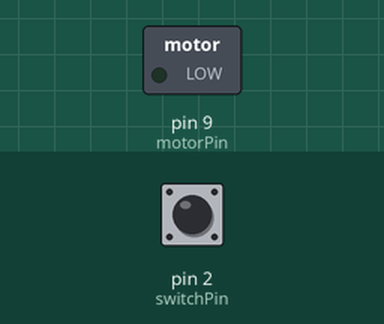
Simulated run of this sketch. Board: Arduino Uno, built with avr-gcc and run on an emulated ATmega328P. Shown: switched loads named in the sketch (green lamp = pin HIGH). The test bench sets the inputs (shaded band); at power-on: pin 2 (switchPin) LOW.

Above: at 1.2 s.
1.3 s: pin 2 (switchPin) pulled HIGH for 0.15 s
At 1.37 s:
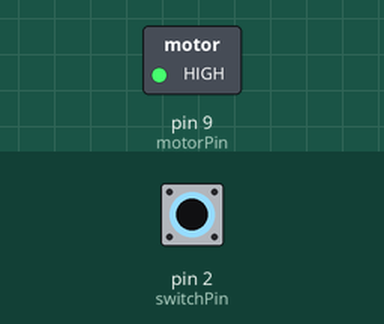
2.9 s: pin 2 (switchPin) pulled HIGH for 3.2 s
At 7.4 s:
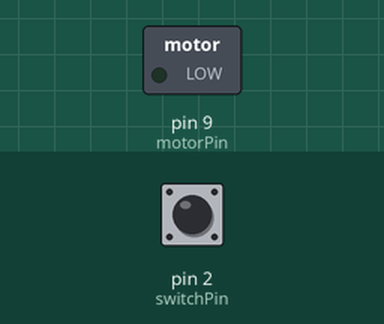
Timing chart, 0 to 8.9 s (numbered marks = the images above; inputs shaded):
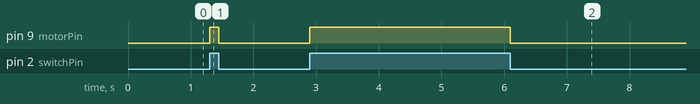

The sketch:

Feb_9th.ino
```cpp
// GLOBAL CONSTANTS
const int switchPin = 2;
const int motorPin = 9;
int swtichState = 0;


// SETUP
void setup() {
  pinMode(motorPin, OUTPUT);
  pinMode(switchPin, INPUT);
  digitalWrite(motorPin, LOW);
}

// LOOP
void loop() {
  if (digitalRead(switchPin) == HIGH) {
    digitalWrite(motorPin, HIGH);
  }
  else {
    digitalWrite(motorPin, LOW);
  }
}
```

Measured:
- after the input at 1.3 s, pin 9 (motorPin): LOW → HIGH at once, → LOW 0.15 s later
- after the input at 2.9 s, pin 9 (motorPin): LOW → HIGH at once, → LOW 3.2 s later
